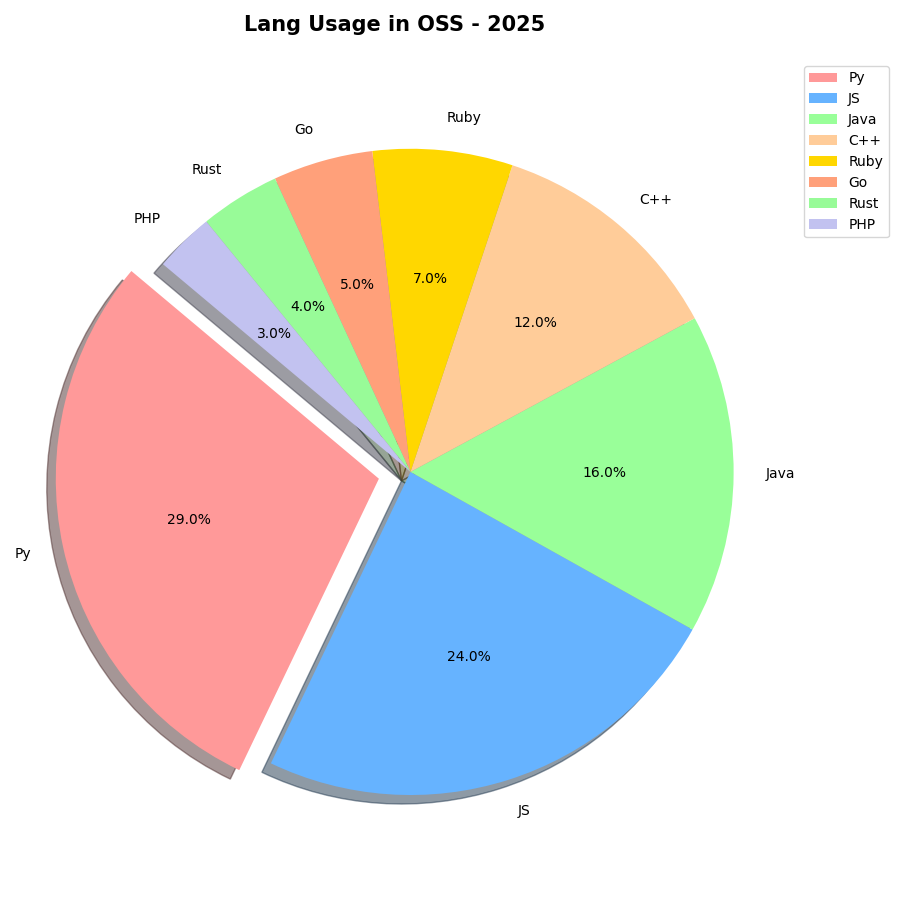

Python code for this plot:
import matplotlib.pyplot as plt

languages = ['Py', 'JS', 'Java', 'C++', 'Ruby', 'Go', 'Rust', 'PHP']
usage_percentages = [29, 24, 16, 12, 7, 5, 4, 3]

colors = ['#FF9999', '#66B3FF', '#99FF99', '#FFCC99', '#FFD700', '#FFA07A', '#98FB98', '#C2C2F0']

fig, ax = plt.subplots(figsize=(9, 9))
explode = (0.1, 0, 0, 0, 0, 0, 0, 0)

ax.pie(usage_percentages, labels=languages, autopct='%1.1f%%', startangle=140, colors=colors, explode=explode, shadow=True)
ax.axis('equal')

ax.set_title('Lang Usage in OSS - 2025', fontsize=15, fontweight='bold', pad=20)
ax.legend(languages, loc='upper right', bbox_to_anchor=(1.2, 1))

plt.tight_layout()
plt.show()
